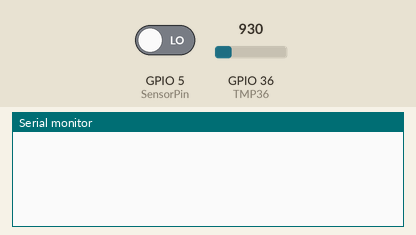
This sketch was run on a simulated ESP32. On the bench: the last lines printed to the serial monitor. The inputs (shaded band) are chosen by the test bench; at power-on: GPIO 36 (TMP36) = 930, GPIO 5 (SensorPin) LOW.

Above: at 1.2 s.
1.3 s: GPIO 36 (TMP36) set to 1004
At 3.6 s:
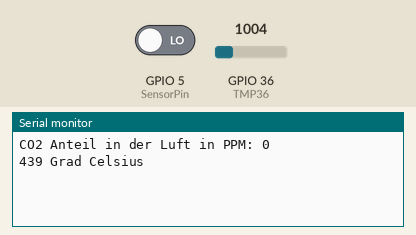
4.0 s: GPIO 36 (TMP36) set to 1069
At 5.8 s:
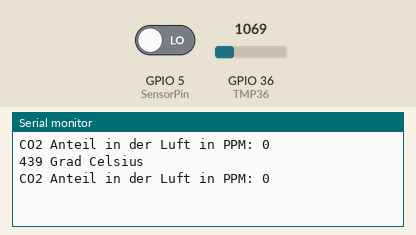

Measured:
- after the input at 1.3 s, the serial monitor: prints a new line after 1.2 s (image 1)

The sketch:

Sensoren.ino
```cpp
// Funduino - CO2-Messung mit dem Sensor MH-Z19B, Messwerterfassung durch Auslesen des PWM-Signals

int SensorPin = 5; // Der PWM-Pin des Sensors wird an Pin5 des Mikrocontrollers angeschlossen. Bei anderen Mikrocontrollern muss darauf geachtet werden, dass der Pin PWM-Fähig ist.
int Messbereich = 5000; // Der voreingestellte Messbereich (0-5000ppm). Der Sensor MH-Z19B kann auch auf einen Maximalwert von 2000ppm vorkonfiguriert sein.
unsigned long ZeitMikrosekunden; // Variable für die Dauer des PWM-Signalpegels in Mikrosenkunden
unsigned long ZeitMillisekunden; // Variable für die Dauer des PWM-Signalpegels in Millisekunden

int PPM = 0; // Variable für den CO2-Messwert in ppm (parts per million - Anteile pro Million)
float Prozent=0; // Variable für den prozentuale Länge des PWM-Signals


//Temperatur Messung
int TMP36 = A0; //Der Sensor soll am analogen Pin A0 angeschlossen werden. Wir nennen den Pin ab jetzt "TMP36"
int sensorwert;
int temperatur = 0; //Unter der Variablen "temperatur" wird später der Temperaturwert abgespeichert.
int t=500; //Der Wert für „t“ gibt im Code die zeitlichen Abstände zwischen den einzelnen Messungen vor.


void setup()
{
pinMode(SensorPin, INPUT); //Der Pin für die Sensorwerte (6) wird als Eingang definiert.
Serial.begin(9600); // Aufbau der seriellen Verbindung, um Messwerte am Seriellen Monitor anzeigen zu können
}

void loop()
{
ZeitMikrosekunden = pulseIn(SensorPin, HIGH, 2000000); // Der pulseIn Befehl misst die Zeit, ab der ein Signal am angegebenen Pin auf HIGH wechselt und in diesem Zustand verbleibt. Standartmäßig endet diese Messung nach maximal 1.000.000 Mikrosekunden (1000ms). Durch das Ahängen des letzten Wertes kann man diesen sogenannten "Timeout" verlängern. Da das Signal des CO2 Sensors bis zu 1004ms lang sein kann, müssen wir den Wert entsprechend hoch ansetzen.
ZeitMillisekunden = ZeitMikrosekunden/1000; // Umwandeln der Zeiteinheit von Mikrosekunden in Millisekunden.
float Prozent = ZeitMillisekunden / 1004.0; // Die maximale Länge des PWM-Signals ist laut Datenblatt des MH-Z19B 1004ms (Millisekunden) lang. Daher berechnen wir hier die gemessene PWM-Signaldauer durch die maximal mögliche Signaldauer und erhalten einen Prozentwert des aktiven (5V) Pegels im PWM-Signal. Dieser Prozentwert spiegelt einen PPM-Wert zwischen 0PPM und 5000PPM wieder.
PPM = Messbereich * Prozent; // PPM-Wert berechnen aus der prozentualen Signaldauer und dem maximalen Messbereich.
Serial.print("CO2 Anteil in der Luft in PPM: "); // Ausgabe der Werte über den Seriellen Monitor
Serial.println(PPM);

sensorwert=analogRead(TMP36); //Auslesen des Sensorwertes.
temperatur= map(sensorwert, 0, 410, -50, 150); //Umwandeln des Sensorwertes mit Hilfe des "map" Befehls.
delay(t); // Nach jeder Messung ist je eine kleine Pause mit der Dauer „t“ in Millisekunden.
Serial.print(temperatur); //Nun wird der Wert „temperatur“ über die serielle Kommunikation an den PC gesendet. Durch öffnen des seriellen Monitors in der Arduino-Software kann die Temperatur abgelesen werden.
Serial.println(" Grad Celsius"); // Im seriellen Monitor wird hinter der Temperatur die Einheit eingeblendet.

delay(1000);  // Eine Sekunde Wartezeit bis zur Bestimmung des nächsten Messwertes.


}
```
